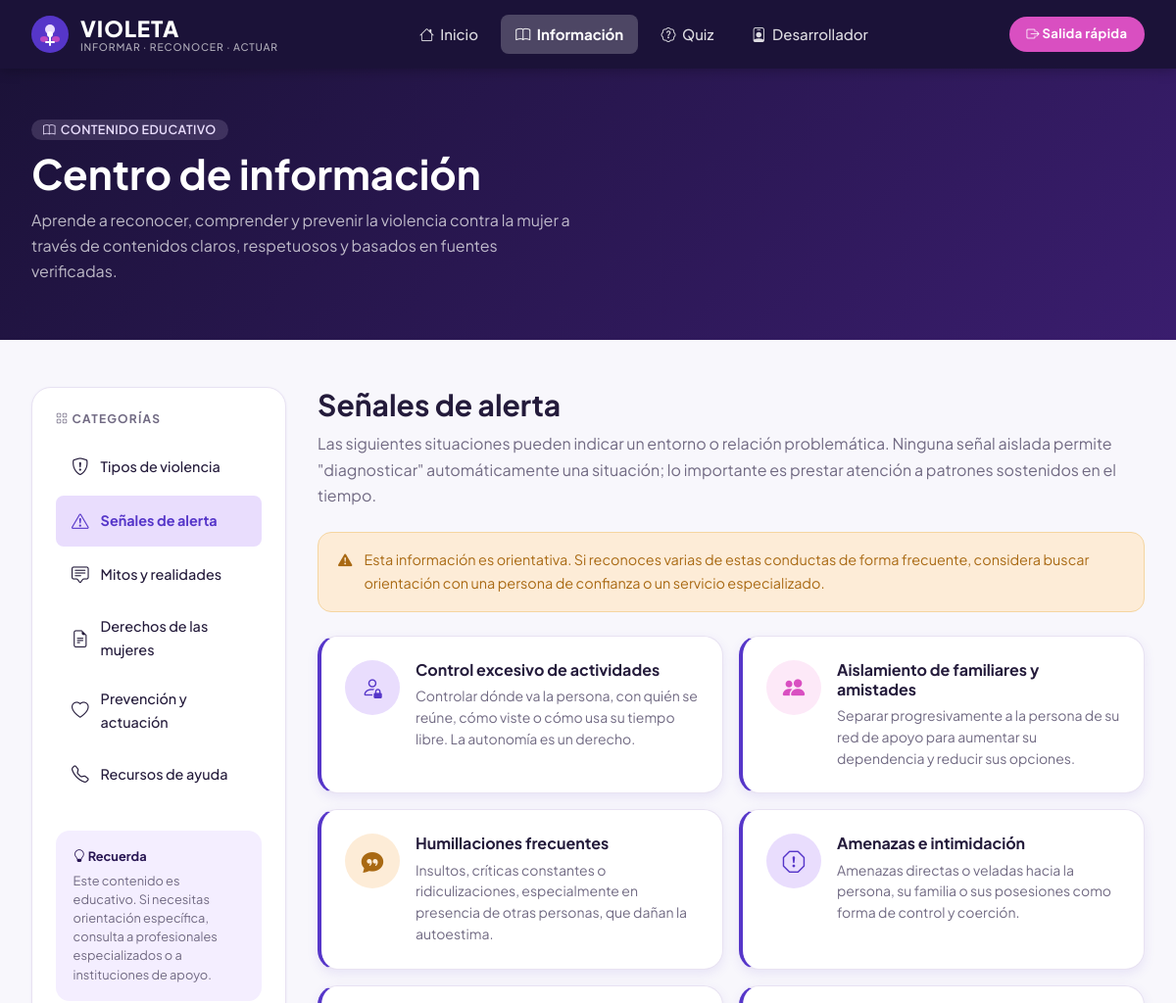
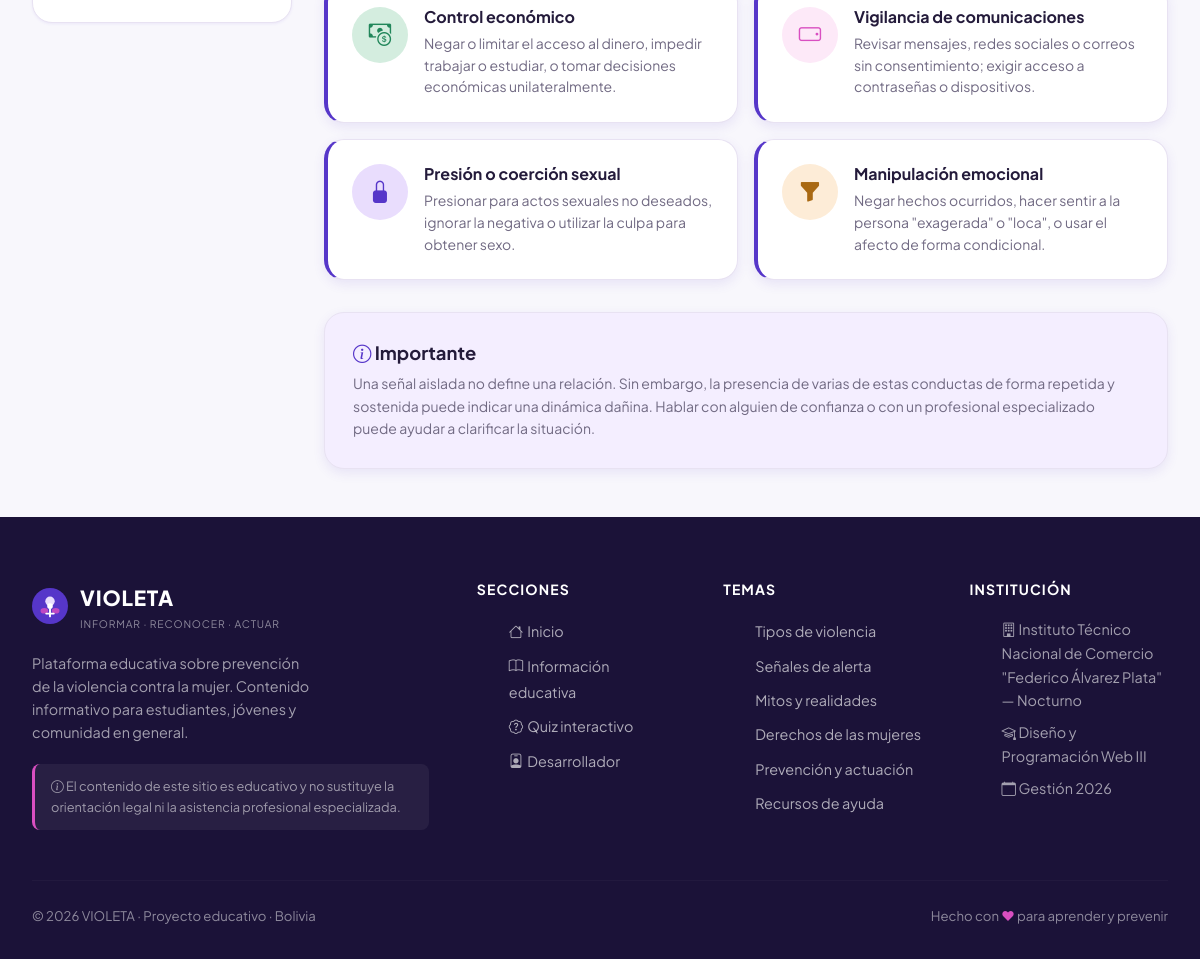
The app's page /informacion.php?cat=senales-alerta with its own data (2 pictures, top to bottom).
### tables this page shows
CREATE TABLE IF NOT EXISTS `categorias` (
  `id_categoria`   INT UNSIGNED     NOT NULL AUTO_INCREMENT,
  `nombre`         VARCHAR(100)     NOT NULL,
  `slug`           VARCHAR(100)     NOT NULL,
  `descripcion`    TEXT                      DEFAULT NULL,
  `icono`          VARCHAR(80)               DEFAULT NULL,
  `color`          VARCHAR(20)               DEFAULT '#5636C9',
  `estado`         TINYINT(1)       NOT NULL DEFAULT 1,
  `orden`          TINYINT UNSIGNED NOT NULL DEFAULT 0,
  `fecha_creacion` DATETIME         NOT NULL DEFAULT CURRENT_TIMESTAMP,
  PRIMARY KEY (`id_categoria`),
  UNIQUE KEY `uq_cat_slug` (`slug`)
);

### includes/funciones.php (called while the page is built, shortened)
<?php
function e(string $texto): string
{
    return htmlspecialchars($texto, ENT_QUOTES | ENT_SUBSTITUTE, 'UTF-8');
}
function obtenerCategorias(): array
{
    $pdo  = obtenerConexion();
    $stmt = $pdo->query(
        'SELECT * FROM categorias WHERE estado = 1 ORDER BY orden ASC, nombre ASC'
    );
    return $stmt->fetchAll();
}
function sanitizarTexto(string $valor): string
{
    return trim(strip_tags($valor));
}

### informacion.php (the view, shortened to what this page needs)
<?php
require_once __DIR__ . '/config/conexion.php';
require_once __DIR__ . '/includes/funciones.php';
$catParam = isset($_GET['cat']) ? sanitizarTexto($_GET['cat']) : 'tipos-violencia';
$categorias = obtenerCategorias();
require_once __DIR__ . '/includes/header.php';
?>
<div style="background:linear-gradient(135deg,var(--violeta-prof),#3a1d6e);padding:3rem 0;">
  <div class="contenedor">
    <span class="badge badge-violeta mb-2" style="background:rgba(233,221,253,.15);color:#E9DDFD;">
      <i class="bi bi-book" aria-hidden="true"></i> Contenido educativo
    </span>
    <h1 style="color:white;margin-bottom:.5rem;">Centro de información</h1>
    <p style="color:rgba(255,255,255,.7);max-width:550px;">
      Aprende a reconocer, comprender y prevenir la violencia contra la mujer
      a través de contenidos claros, respetuosos y basados en fuentes verificadas.
    </p>
  </div>
</div>
<section class="seccion-sm">
  <div class="contenedor">
    <div class="info-layout" style="gap:2rem;">
      <aside class="info-sidebar" aria-label="Categorías de información">
        <h4><i class="bi bi-grid" aria-hidden="true"></i> Categorías</h4>
        <?php foreach ($categorias as $cat): ?>
        <a href="informacion.php?cat=<?= e($cat['slug']) ?>"
           class="info-nav-item <?= $catParam === $cat['slug'] ? 'activo' : '' ?>"
           aria-current="<?= $catParam === $cat['slug'] ? 'page' : 'false' ?>">
          <i class="bi bi-<?= e($cat['icono']) ?>" aria-hidden="true"></i>
          <?= e($cat['nombre']) ?>
        </a>
        <?php endforeach; ?>
        <div style="margin-top:2rem;background:var(--lila-claro);border-radius:var(--r-md);padding:1.1rem;">
          <h5 style="font-size:.8rem;color:var(--violeta-oscuro);margin-bottom:.5rem;">
            <i class="bi bi-lightbulb" aria-hidden="true"></i> Recuerda
          </h5>
          <p style="font-size:.8rem;color:var(--texto-sec);margin:0;line-height:1.5;">
            Este contenido es educativo. Si necesitas orientación específica, consulta
            a profesionales especializados o a instituciones de apoyo.
          </p>
        </div>
      </aside>
      <main id="contenido-principal" tabindex="-1">
        <?php if ($catParam === 'tipos-violencia'): ?>
        <div class="flex-between mb-4" style="flex-wrap:wrap;gap:1rem;">
          <div>
            <span class="badge badge-violeta mb-1">Categoría</span>
            <h2>Tipos de violencia</h2>
            <p class="t-muted">La violencia contra la mujer puede manifestarse de muchas formas. Conocerlas es el primer paso para reconocerlas.</p>
          </div>
        </div>
        <div class="alerta alerta-info mb-4">
          <i class="bi bi-info-circle-fill fs-sm" aria-hidden="true"></i>
          <span>Las distintas formas de violencia pueden presentarse simultáneamente. Los ejemplos aquí descritos son orientativos y no constituyen diagnósticos ni definiciones legales vinculantes.</span>
        </div>
        <div class="violencia-grid">
          <?php
          $tipos = [
            [
              'icono' => 'shield-exclamation',
              'nombre' => 'Violencia física',
              'color'  => '#5636C9',
              'def'    => 'Cualquier acción que cause daño corporal directo: golpes, empujones, bofetadas, patadas, quemaduras u otras formas de agresión física.',
              'ejemplos' => [
                'Golpes, empujones o bofetadas',
                'Arrojar objetos con intención de herir',
                'Pellizcos, jalones de cabello, mordeduras',
                'Quemaduras o lesiones provocadas intencionalmente',
              ],
              'alertas' => 'Marcas físicas inexplicables, miedo a movimientos bruscos, excusas repetidas sobre lesiones.',
              'por_que' => 'Es la forma más visible de violencia, pero su visibilidad no la hace más grave que otras; todas causan daño real.',
            ],
            [
              'icono' => 'brain',
              'nombre' => 'Violencia psicológica',
              'color'  => '#D94FC1',
              'def'    => 'Conductas que dañan la salud mental, la autoestima y la autonomía de la persona: insultos, humillaciones, amenazas, manipulación y control emocional.',
              'ejemplos' => [
                'Insultos y humillaciones frecuentes',
                'Amenazas hacia la persona o sus seres queridos',
                'Manipulación y gaslighting',
                'Críticas constantes que erosionan la autoestima',
              ],
              'alertas' => 'Baja autoestima sin causa aparente, miedo constante, cambios en la personalidad, aislamiento progresivo.',
              'por_que' => 'Aunque no deja marcas visibles, puede causar daños duraderos en la salud mental y dificultar la toma de decisiones.',
            ],
            [
              'icono' => 'currency-dollar',
              'nombre' => 'Violencia económica y patrimonial',
              'color'  => '#A96913',
              'def'    => 'Control, negación o restricción del acceso a recursos económicos, bienes o trabajo con el objetivo de generar dependencia.',
              'ejemplos' => [
                'Negar acceso a dinero para necesidades básicas',
                'Impedir que la mujer trabaje o estudie',
                'Apropiarse de bienes, documentos o ingresos',
                'Generar deudas a nombre de la víctima sin su consentimiento',
              ],
              'alertas' => 'Dependencia económica total, no tener acceso a documentos propios, no poder tomar decisiones de gasto.',
              'por_que' => 'Genera dependencia que dificulta salir de una situación de violencia y afecta la autonomía a largo plazo.',
            ],
            [
              'icono' => 'lock',
              'nombre' => 'Violencia sexual',
              'color'  => '#5636C9',
              'def'    => 'Cualquier acto sexual realizado sin consentimiento libre, voluntario e informado, incluso dentro de relaciones de pareja o matrimoniales.',
              'ejemplos' => [
                'Actos sexuales sin consentimiento',
                'Presión o coerción para actos sexuales no deseados',
                'Difusión de contenido íntimo sin autorización',
                'Acoso sexual en cualquier entorno',
              ],
              'alertas' => 'El consentimiento puede retirarse en cualquier momento. "No" siempre significa "no", incluso en una relación de pareja.',
              'por_que' => 'Afecta la integridad física y emocional. Su invisibilización contribuye a la normalización de relaciones sin respeto mutuo.',
            ],
            [
              'icono' => 'phone-fill',
              'nombre' => 'Violencia digital',
              'color'  => '#D94FC1',
              'def'    => 'Uso de tecnologías digitales para acosar, controlar, amenazar, vigilar o difundir contenido sin consentimiento.',
              'ejemplos' => [
                'Publicar imágenes íntimas sin autorización',
                'Hackear cuentas o dispositivos para vigilar',
                'Amenazas y acoso por mensajes o redes sociales',
                'Control obsesivo de la actividad digital de la pareja',
              ],
              'alertas' => 'Verificación constante del teléfono, demanda de acceso a contraseñas, mensajes intimidatorios frecuentes.',
              'por_que' => 'La violencia digital puede tener consecuencias en la vida real y suele acompañar otras formas de violencia.',
            ],
            [
              'icono' => 'eye-slash',
              'nombre' => 'Violencia simbólica',
              'color'  => '#21865A',
              'def'    => 'Se reproduce mediante estereotipos, imágenes, discursos y normas culturales que subordinan, degradan o invisibilizan a las mujeres.',
              'ejemplos' => [
                'Publicidad que utiliza el cuerpo de la mujer de forma degradante',
                'Chistes o expresiones que minimizan la violencia',
                'Estereotipos que limitan los roles de la mujer',
                'Normalización de conductas de control como "señales de amor"',
              ],
              'alertas' => 'Aunque parece invisible, refuerza actitudes que facilitan otras formas de violencia.',
              'por_que' => 'Cuestionar los mensajes culturales que normalizan la desigualdad contribuye a construir entornos más respetuosos.',
            ],
          ];
          foreach ($tipos as $t): ?>
          <div class="violencia-tarjeta" style="border-top-color:<?= $t['color'] ?>;">
            <div style="display:flex;align-items:center;gap:.75rem;margin-bottom:1rem;">
              <div class="icono-circulo" style="background:<?= $t['color'] ?>22;color:<?= $t['color'] ?>;width:44px;height:44px;font-size:1.2rem;">
                <i class="bi bi-<?= $t['icono'] ?>" aria-hidden="true"></i>
              </div>
              <h4 style="color:<?= $t['color'] ?>;margin:0;"><?= $t['nombre'] ?></h4>
            </div>
            <p class="fs-sm" style="color:var(--texto);margin-bottom:.75rem;"><?= $t['def'] ?></p>
            <details style="margin-bottom:.75rem;">
              <summary style="font-size:.85rem;font-weight:600;color:var(--violeta);cursor:pointer;list-style:none;display:flex;align-items:center;gap:.4rem;">
                <i class="bi bi-chevron-right" aria-hidden="true"></i> Ejemplos cotidianos
              </summary>
              <ul class="violencia-ejemplos mt-2">
                <?php foreach ($t['ejemplos'] as $ej): ?>
                <li><?= $ej ?></li>
                <?php endforeach; ?>
              </ul>
            </details>
            <div style="background:var(--lila-claro);border-radius:var(--r-sm);padding:.75rem;font-size:.8rem;color:var(--violeta-oscuro);border-left:3px solid <?= $t['color'] ?>;">
              <strong><i class="bi bi-lightbulb" aria-hidden="true"></i> ¿Por qué es importante reconocerla?</strong><br>
              <?= $t['por_que'] ?>
            </div>
          </div>
          <?php endforeach; ?>
        </div>
        <?php elseif ($catParam === 'senales-alerta'): ?>
        <h2 class="mb-2">Señales de alerta</h2>
        <p class="t-muted mb-4">
          Las siguientes situaciones pueden indicar un entorno o relación problemática.
          Ninguna señal aislada permite "diagnosticar" automáticamente una situación; lo importante
          es prestar atención a patrones sostenidos en el tiempo.
        </p>
        <div class="alerta alerta-aviso mb-4">
          <i class="bi bi-exclamation-triangle-fill" aria-hidden="true"></i>
          <span>Esta información es orientativa. Si reconoces varias de estas conductas de forma frecuente, considera buscar orientación con una persona de confianza o un servicio especializado.</span>
        </div>
        <?php
        $senales = [
          ['icono'=>'person-lock',        'color'=>'ic-violeta', 'titulo'=>'Control excesivo de actividades',
           'desc'=>'Controlar dónde va la persona, con quién se reúne, cómo viste o cómo usa su tiempo libre. La autonomía es un derecho.'],
          ['icono'=>'people-fill',        'color'=>'ic-magenta', 'titulo'=>'Aislamiento de familiares y amistades',
           'desc'=>'Separar progresivamente a la persona de su red de apoyo para aumentar su dependencia y reducir sus opciones.'],
          ['icono'=>'chat-quote-fill',    'color'=>'ic-ambar',   'titulo'=>'Humillaciones frecuentes',
           'desc'=>'Insultos, críticas constantes o ridiculizaciones, especialmente en presencia de otras personas, que dañan la autoestima.'],
          ['icono'=>'exclamation-octagon','color'=>'ic-violeta', 'titulo'=>'Amenazas e intimidación',
           'desc'=>'Amenazas directas o veladas hacia la persona, su familia o sus posesiones como forma de control y coerción.'],
          ['icono'=>'cash-coin',          'color'=>'ic-verde',   'titulo'=>'Control económico',
           'desc'=>'Negar o limitar el acceso al dinero, impedir trabajar o estudiar, o tomar decisiones económicas unilateralmente.'],
          ['icono'=>'phone-landscape',    'color'=>'ic-magenta', 'titulo'=>'Vigilancia de comunicaciones',
           'desc'=>'Revisar mensajes, redes sociales o correos sin consentimiento; exigir acceso a contraseñas o dispositivos.'],
          ['icono'=>'lock-fill',          'color'=>'ic-violeta', 'titulo'=>'Presión o coerción sexual',
           'desc'=>'Presionar para actos sexuales no deseados, ignorar la negativa o utilizar la culpa para obtener sexo.'],
          ['icono'=>'funnel-fill',        'color'=>'ic-ambar',   'titulo'=>'Manipulación emocional',
           'desc'=>'Negar hechos ocurridos, hacer sentir a la persona "exagerada" o "loca", o usar el afecto de forma condicional.'],
        ];
        ?>
        <div class="grid-2 gap-3">
          <?php foreach ($senales as $s): ?>
          <div class="tarjeta tarjeta-educativa" style="padding:1.5rem;">
            <div style="display:flex;align-items:flex-start;gap:1rem;">
              <div class="icono-circulo <?= $s['color'] ?>">
                <i class="bi bi-<?= $s['icono'] ?>" aria-hidden="true"></i>
              </div>
              <div>
                <h4 style="font-size:1rem;margin-bottom:.4rem;"><?= $s['titulo'] ?></h4>
                <p class="fs-sm t-muted" style="margin:0;line-height:1.55;"><?= $s['desc'] ?></p>
              </div>
            </div>
          </div>
          <?php endforeach; ?>
        </div>
        <div class="tarjeta" style="padding:1.75rem;margin-top:2rem;background:var(--lila-claro);">
          <h4><i class="bi bi-info-circle t-violeta" aria-hidden="true"></i> Importante</h4>
          <p class="fs-sm t-muted mb-0" style="line-height:1.6;">
            Una señal aislada no define una relación. Sin embargo, la presencia de varias de estas conductas de forma
            repetida y sostenida puede indicar una dinámica dañina. Hablar con alguien de confianza o con un
            profesional especializado puede ayudar a clarificar la situación.
          </p>
        </div>
        <?php endif; ?>
      </main>
    </div>
  </div>
</section>
<?php require_once __DIR__ . '/includes/footer.php'; ?>

### records on screen
categorias: nombre "Tipos de violencia"
categorias: nombre "Señales de alerta"
categorias: nombre "Mitos y realidades"
categorias: nombre "Derechos de las mujeres"
categorias: nombre "Prevención y actuación"
categorias: nombre "Recursos de ayuda"

### other values on screen
$s['titulo'] "Control excesivo de actividades"
$s['desc'] "Controlar dónde va la persona, con quién se reúne, cómo viste o cómo usa su tiempo libre. La autonomía es un derecho."
$s['titulo'] "Aislamiento de familiares y amistades"
$s['desc'] "Separar progresivamente a la persona de su red de apoyo para aumentar su dependencia y reducir sus opciones."
$s['titulo'] "Humillaciones frecuentes"
$s['desc'] "Insultos, críticas constantes o ridiculizaciones, especialmente en presencia de otras personas, que dañan la autoestima."
$s['titulo'] "Amenazas e intimidación"
$s['desc'] "Amenazas directas o veladas hacia la persona, su familia o sus posesiones como forma de control y coerción."
$s['titulo'] "Control económico"
$s['desc'] "Negar o limitar el acceso al dinero, impedir trabajar o estudiar, o tomar decisiones económicas unilateralmente."
$s['titulo'] "Vigilancia de comunicaciones"
$s['desc'] "Revisar mensajes, redes sociales o correos sin consentimiento; exigir acceso a contraseñas o dispositivos."
$s['titulo'] "Presión o coerción sexual"
$s['desc'] "Presionar para actos sexuales no deseados, ignorar la negativa o utilizar la culpa para obtener sexo."
$s['titulo'] "Manipulación emocional"
